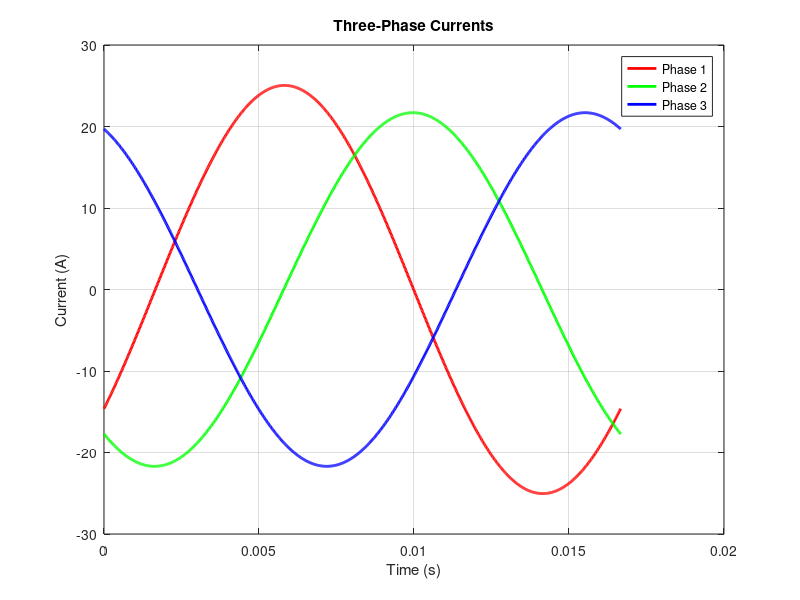

This figure's MATLAB source:
% Parameters
R1 = 0.641; % Stator resistance
X1 = 1.106; % Stator reactance
R2 = 0.332; % Rotor resistance
X2 = 0.464; % Rotor reactance
Xm = 26.13; % Magnetizing reactance

% Operating condition
V_phase = 460 / sqrt(3); % Phase voltage
f = 60; % Frequency in Hz
s = 0.02; % Slip

% Impedances
Z1 = R1 + 1j*X1; % Stator impedance
Z2 = R2/s + 1j*X2; % Rotor impedance
Zm = 1j*Xm; % Magnetizing impedance

% Equivalent circuit
Zeq = Z1 + (Z2*Zm) / (Z2 + Zm);

% Currents
I1 = V_phase / Zeq; % Stator current
I2 = V_phase / (Z1 + Z2); % Rotor current

% Torque
Pout = 3 * abs(I2)^2 * R2 / s; % Output power
T = Pout / (2*pi*f); % Torque

fprintf('Stator current: %f A\n', abs(I1));
fprintf('Rotor current: %f A\n', abs(I2));
fprintf('Output power: %f W\n', Pout);
fprintf('Torque: %f Nm\n', T);
% Time vector
t = linspace(0, 1/f, 1000);

% Phase currents
I1_phase = abs(I1) * sqrt(2) * sin(2*pi*f*t + angle(I1));
I2_phase = abs(I2) * sqrt(2) * sin(2*pi*f*t + angle(I2) - 2*pi/3);
I3_phase = abs(I2) * sqrt(2) * sin(2*pi*f*t + angle(I2) + 2*pi/3);

% Plot
figure;
plot(t, I1_phase, 'r', 'LineWidth', 2); hold on;
plot(t, I2_phase, 'g', 'LineWidth', 2);
plot(t, I3_phase, 'b', 'LineWidth', 2);
xlabel('Time (s)');
ylabel('Current (A)');
title('Three-Phase Currents');
legend('Phase 1', 'Phase 2', 'Phase 3');
grid on;
